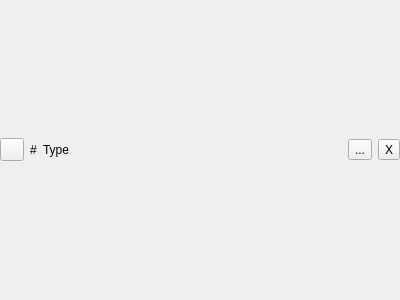
<?xml version="1.0" encoding="UTF-8"?>
<ui version="4.0">
 <class>IECDeviceRowWidget</class>
 <widget class="QWidget" name="IECDeviceRowWidget">
  <property name="geometry">
   <rect>
    <x>0</x>
    <y>0</y>
    <width>400</width>
    <height>300</height>
   </rect>
  </property>
  <property name="windowTitle">
   <string>Form</string>
  </property>
  <layout class="QHBoxLayout" name="horizontalLayout">
   <property name="leftMargin">
    <number>0</number>
   </property>
   <property name="topMargin">
    <number>0</number>
   </property>
   <property name="rightMargin">
    <number>0</number>
   </property>
   <property name="bottomMargin">
    <number>0</number>
   </property>
   <item>
    <widget class="QToolButton" name="toolButton_Power">
     <property name="toolTip">
      <string>Power On/Off the Device</string>
     </property>
     <property name="text">
      <string/>
     </property>
     <property name="icon">
      <iconset resource="../../Resources/C64Foundry.qrc">
       <normaloff>:/Icons/PowerOff.svg</normaloff>
       <normalon>:/Icons/PowerOn.svg</normalon>:/Icons/PowerOff.svg</iconset>
     </property>
     <property name="checkable">
      <bool>true</bool>
     </property>
     <property name="arrowType">
      <enum>Qt::ArrowType::NoArrow</enum>
     </property>
    </widget>
   </item>
   <item>
    <widget class="QLabel" name="label_DeviceNumber">
     <property name="text">
      <string>#</string>
     </property>
    </widget>
   </item>
   <item>
    <widget class="QLabel" name="label_DeviceType">
     <property name="text">
      <string>Type</string>
     </property>
    </widget>
   </item>
   <item>
    <spacer name="horizontalSpacer">
     <property name="orientation">
      <enum>Qt::Orientation::Horizontal</enum>
     </property>
     <property name="sizeHint" stdset="0">
      <size>
       <width>40</width>
       <height>20</height>
      </size>
     </property>
    </spacer>
   </item>
   <item>
    <widget class="IECOperationStatusWidget" name="widget_OperationStatus" native="true"/>
   </item>
   <item>
    <widget class="QToolButton" name="toolButton_Settings">
     <property name="text">
      <string>...</string>
     </property>
    </widget>
   </item>
   <item>
    <widget class="QToolButton" name="toolButton_Remove">
     <property name="text">
      <string>X</string>
     </property>
    </widget>
   </item>
  </layout>
 </widget>
 <customwidgets>
  <customwidget>
   <class>IECOperationStatusWidget</class>
   <extends>QWidget</extends>
   <header>Gui/IEC/IECOperationStatusWidget.h</header>
   <container>1</container>
  </customwidget>
 </customwidgets>
 <resources>
  <include location="../../Resources/C64Foundry.qrc"/>
 </resources>
 <connections/>
</ui>
